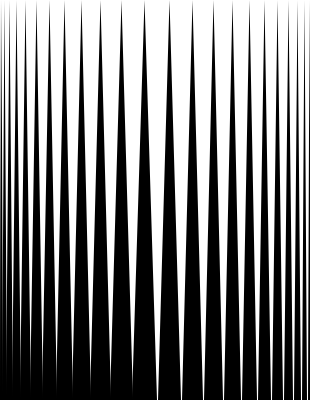
Frame 1 (no input)
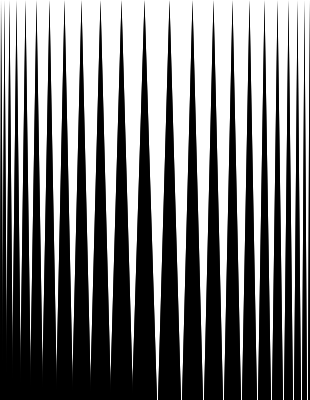
Frame 2 (the mouse pressed at the canvas centre, redrawn once)

The Processing sketch that drew these frames (run headless with seeded random() and noise(); the mouse was pressed at the canvas centre and the sketch redrawn once):

// Processing sketch: processing_9351
// ── processing_9351.pde


void setup(){

  size(310, 400);
  background(255);
  fill(0);
  noStroke();
  smooth();

}


void draw () 
{  
  shapeMode (CORNER);

  int a = 0;
  int b = 1;

  for ( int i = 0; i <= 24 ; i++)
  {
    if(i <= 12)
    {
    triangle (a-i, height, 0.5, 0, b+i, height);

    translate(((b+i)-(a-i)), 0);
    }
  
    if (i > 12)
    {

    triangle (a-(24-i), height, 0.5, 0, b+(24-i), height);

    translate(((b+24-i)-(a-(24-i))), 0);
    }
  }
  
  noLoop();
  
}
